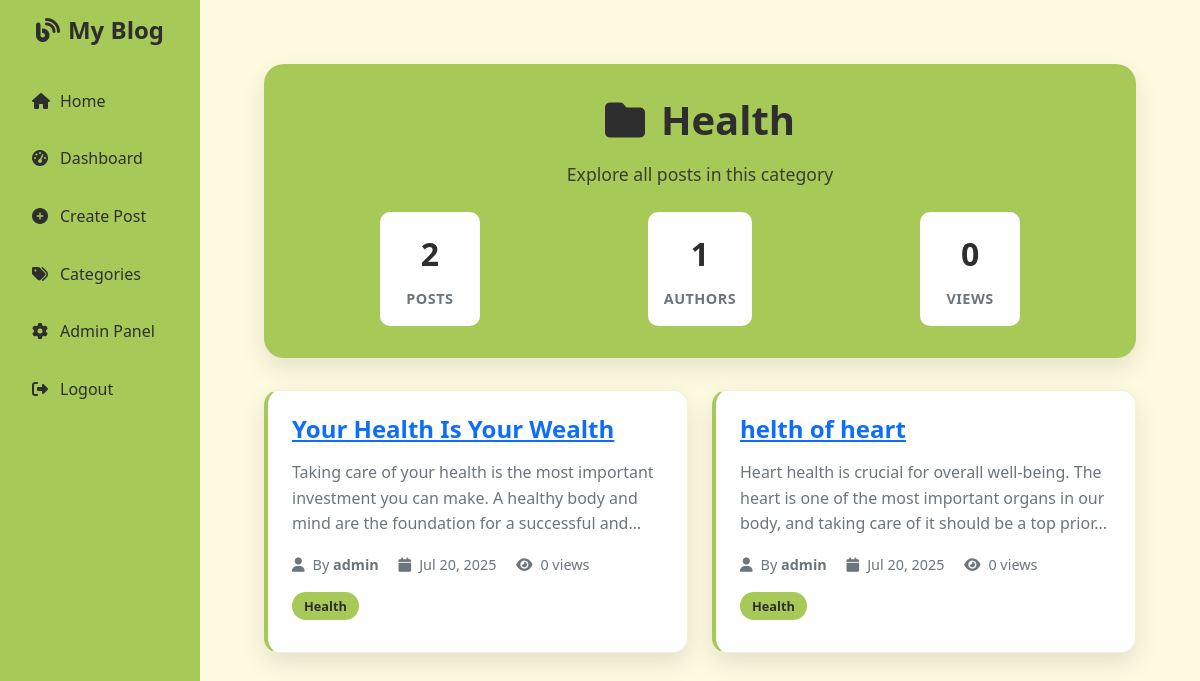
/category_posts.php?id=2 (signed in), run on the app's committed database.
### tables this page shows
CREATE TABLE IF NOT EXISTS categories (
    id INT AUTO_INCREMENT PRIMARY KEY,
    name VARCHAR(100) NOT NULL,
    description TEXT,
    slug VARCHAR(100) UNIQUE,
    created_at TIMESTAMP DEFAULT CURRENT_TIMESTAMP,
    updated_at TIMESTAMP DEFAULT CURRENT_TIMESTAMP ON UPDATE CURRENT_TIMESTAMP
);

CREATE TABLE IF NOT EXISTS posts (
    id INT AUTO_INCREMENT PRIMARY KEY,
    author_id INT NOT NULL,
    title VARCHAR(255) NOT NULL,
    content TEXT NOT NULL,
    slug VARCHAR(255) UNIQUE,
    featured_image VARCHAR(255),
    status ENUM('draft', 'published', 'archived') DEFAULT 'published',
    views INT DEFAULT 0,
    category_id INT,
    created_at TIMESTAMP DEFAULT CURRENT_TIMESTAMP,
    updated_at TIMESTAMP DEFAULT CURRENT_TIMESTAMP ON UPDATE CURRENT_TIMESTAMP,
    FOREIGN KEY (author_id) REFERENCES users(id) ON DELETE CASCADE,
    FOREIGN KEY (category_id) REFERENCES categories(id) ON DELETE SET NULL
);

CREATE TABLE IF NOT EXISTS users (
    id INT AUTO_INCREMENT PRIMARY KEY,
    username VARCHAR(50) UNIQUE NOT NULL,
    email VARCHAR(100) UNIQUE NOT NULL,
    password VARCHAR(255) NOT NULL,
    role ENUM('admin', 'user') DEFAULT 'user',
    status ENUM('active', 'inactive') DEFAULT 'active',
    created_at TIMESTAMP DEFAULT CURRENT_TIMESTAMP,
    updated_at TIMESTAMP DEFAULT CURRENT_TIMESTAMP ON UPDATE CURRENT_TIMESTAMP
);

### category_posts.php (the view, shortened to what this page needs)
<?php
include 'db.php';
$categoryId = $_GET['id'] ?? null;
$catNameStmt = $conn->prepare("SELECT name FROM categories WHERE id = ?");
$catNameStmt->execute([$categoryId]);
$category = $catNameStmt->fetch();
$stmt = $conn->prepare("SELECT posts.*, users.username
                        FROM posts
                        JOIN users ON posts.author_id = users.id
                        WHERE posts.category_id = ?
                        ORDER BY posts.created_at DESC");
$stmt->execute([$categoryId]);
$posts = $stmt->fetchAll();
?>
<!DOCTYPE html>
<html lang="en">
<head>
  <link href="https://cdn.jsdelivr.net/npm/bootstrap@5.3.0/dist/css/bootstrap.min.css" rel="stylesheet">
  <link href="https://cdnjs.cloudflare.com/ajax/libs/font-awesome/6.4.0/css/all.min.css" rel="stylesheet">
  <link href="styles.css" rel="stylesheet">
</head>
<body>
  <div class="container-fluid">
    <div class="row">
      <div class="col-md-3 col-lg-2 sidebar">
        <h4 class="text-center"><i class="fas fa-blog me-2"></i>My Blog</h4>
        <a href="home.php"><i class="fas fa-home"></i>Home</a>
        <a href="dashboard.php"><i class="fas fa-tachometer-alt"></i>Dashboard</a>
        <a href="create_post.php"><i class="fas fa-plus-circle"></i>Create Post</a>
        <a href="category.php" class="active"><i class="fas fa-tags"></i>Categories</a>
        <a href="admin.php"><i class="fas fa-cog"></i>Admin Panel</a>
        <a href="logout.php"><i class="fas fa-sign-out-alt"></i>Logout</a>
      </div>
      <div class="col-md-9 col-lg-10 main-content">
        <div class="category-container">
          <div class="category-header">
            <h1><i class="fas fa-folder me-3"></i><?= htmlspecialchars($category['name']) ?></h1>
            <p>Explore all posts in this category</p>
            <div class="category-stats">
              <div class="stat-item">
                <div class="stat-number"><?= count($posts) ?></div>
                <div class="stat-label">Posts</div>
              </div>
              <div class="stat-item">
                <div class="stat-number"><?= count(array_unique(array_column($posts, 'author_id'))) ?></div>
                <div class="stat-label">Authors</div>
              </div>
              <div class="stat-item">
                <div class="stat-number"><?= array_sum(array_column($posts, 'views')) ?></div>
                <div class="stat-label">Views</div>
              </div>
            </div>
          </div>
          <?php if (count($posts) > 0): ?>
            <div class="row">
              <?php foreach ($posts as $post): ?>
                <div class="col-lg-6 col-md-6 mb-4">
                  <div class="post-card">
                    <div class="post-content">
                      <h4 class="post-title">
                        <a href="post.php?id=<?= $post['id'] ?>">
                          <?= htmlspecialchars($post['title']) ?>
                        </a>
                      </h4>
                      <p class="post-excerpt">
                        <?= htmlspecialchars(substr($post['content'], 0, 150)) ?>...
                      </p>
                      <div class="post-meta">
                        <i class="fas fa-user"></i>By <strong><?= htmlspecialchars($post['username']) ?></strong>
                        <i class="fas fa-calendar ms-3"></i><?= date('M j, Y', strtotime($post['created_at'])) ?>
                        <i class="fas fa-eye ms-3"></i><?= $post['views'] ?? 0 ?> views
                      </div>
                      <div class="post-categories">
                        <span class="category-badge"><?= htmlspecialchars($category['name']) ?></span>
                      </div>
                    </div>
                  </div>
                </div>
              <?php endforeach; ?>
            </div>
          <?php endif; ?>
        </div>
      </div>
    </div>
  </div>
</body>
</html>

### styles.css (style rules this page uses)
:root { --pistachio: #a7c957; --beige: #fefae0; --dark: #2e2e2e; --light: #ffffff; --shadow: rgba(0,0,0,0.1); --primary: #a7c957; --gray-400: #6c757d; --blue: #a7c957; --primary-blue: #a7c957; }
body { font-family: 'Segoe UI', Tahoma, Geneva, Verdana, sans-serif; background-color: var(--beige); color: var(--dark); line-height: 1.6; }
.post-title, .post-header h1, .recent-post-title, .card-title a, .category-title a { color: #a7c957 !important; text-decoration: underline !important; transition: color 0.3s ease; }
.sidebar { background: var(--pistachio); min-height: 100vh; padding: 1rem; }
.sidebar h4 { color: var(--dark); font-weight: 700; margin-bottom: 2rem; }
.sidebar a { color: var(--dark); text-decoration: none; padding: 0.75rem 1rem; border-radius: 8px; margin-bottom: 0.5rem; transition: all 0.3s ease; display: block; }
.sidebar a i { margin-right: 0.5rem; width: 20px; }
.main-content { padding: 2rem; background-color: var(--beige); min-height: 100vh; }

### category_posts.php (style rules this page uses)
.category-container { max-width: 1200px; margin: 0 auto; padding: 2rem; }
.category-header { background: var(--pistachio); color: var(--dark); padding: 2rem; border-radius: 20px; margin-bottom: 2rem; text-align: center; box-shadow: 0 10px 25px var(--shadow); }
.category-header h1 { font-weight: 700; margin-bottom: 1rem; font-size: 2.5rem; }
.category-header p { font-size: 1.1rem; opacity: 0.9; margin-bottom: 1.5rem; }
.category-stats { display: flex; justify-content: space-around; margin-top: 1.5rem; }
.stat-item { text-align: center; padding: 1rem; background: var(--light); border-radius: 10px; min-width: 100px; }
.stat-number { font-size: 2rem; font-weight: 700; color: var(--dark); margin-bottom: 0.5rem; }
.stat-label { font-size: 0.9rem; color: #6c757d; text-transform: uppercase; letter-spacing: 0.5px; font-weight: 600; }
.post-card { background: var(--light); border-radius: 15px; box-shadow: 0 10px 25px var(--shadow); margin-bottom: 2rem; overflow: hidden; transition: all 0.3s ease; border: 1px solid rgba(167, 201, 87, 0.2); border-left: 4px solid var(--pistachio); }
.post-content { padding: 1.5rem; }
.post-title { color: var(--pistachio); font-weight: 700; margin-bottom: 1rem; font-size: 1.5rem; text-decoration: underline; transition: color 0.3s ease; }
.post-excerpt { color: #6c757d; line-height: 1.6; margin-bottom: 1rem; display: -webkit-box; -webkit-line-clamp: 3; -webkit-box-orient: vertical; overflow: hidden; }
.post-meta { color: #6c757d; font-size: 0.9rem; margin-bottom: 1rem; }
.post-meta i { margin-right: 0.5rem; }
.category-badge { background: var(--pistachio); color: var(--dark); padding: 0.25rem 0.75rem; border-radius: 20px; font-size: 0.8rem; font-weight: 600; margin-right: 0.5rem; margin-bottom: 0.5rem; display: inline-block; }
.sidebar { background: var(--pistachio); min-height: 100vh; padding: 1rem; }
.sidebar h4 { color: var(--dark); font-weight: 700; margin-bottom: 2rem; }
.sidebar a { color: var(--dark); text-decoration: none; padding: 0.75rem 1rem; border-radius: 8px; margin-bottom: 0.5rem; transition: all 0.3s ease; display: block; }
.sidebar a i { margin-right: 0.5rem; width: 20px; }
.main-content { padding: 2rem; background-color: var(--beige); min-height: 100vh; }

### data on the page
categories: name "Health"
posts: title "Your Health Is Your Wealth", content "Taking care of your health is the most important investment you can make. A healthy body and mind are the foundation for a successful…", author.username "admin", created_at "Jul 20, 2025", views "0", category.name "Health"
posts: title "helth of heart", content "Heart health is crucial for overall well-being. The heart is one of the most important organs in our body, and taking care of it should be a top prior", author.username "admin", created_at "Jul 20, 2025", views "0", category.name "Health"

### other printed values
count($posts) "2"
count(array_unique(array_column($posts, 'author_id'))) "1"
array_sum(array_column($posts, 'views')) "0"
